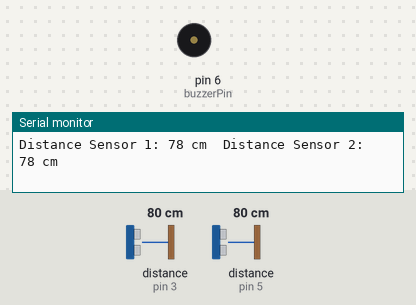
Simulated run of this sketch. Board: Arduino Uno, built with avr-gcc and run on an emulated ATmega328P. Shown: buzzer (waves = sounding, pin HIGH), the last lines printed to the serial monitor. Wiring (inferred from the names in the program): 2 × ultrasonic range finder: trigger pin 2, echo pin 3 / trigger pin 4, echo pin 5. Inputs (shaded band) come from the test bench; at power-on: distance to the obstacle (sensors on pin 3, pin 5) 80 cm. The echo pulse lasts 58.3 µs per cm; pins used as bus, display or sensor lines are not drawn.

Above: at 1.2 s.
1.3 s: distance to the obstacle (sensor on pin 3) set to 18 cm
2.8 s: distance to the obstacle (sensor on pin 3) set to 14 cm
At 3.5 s:
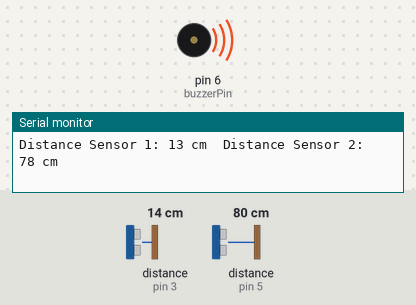
7.3 s: distance to the obstacle (sensor on pin 3) set to 35 cm
At 8.1 s:
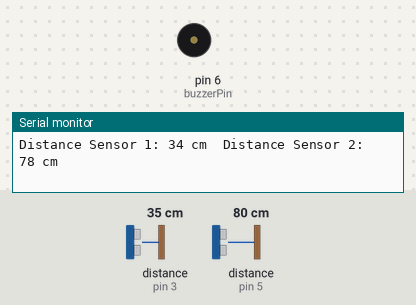
8.8 s: distance to the obstacle (sensor on pin 3) set to 2 cm
At 9.8 s:
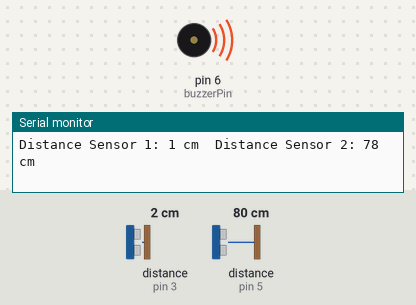
Timing chart, 0 to 11.8 s (numbered marks = the images above; inputs shaded):
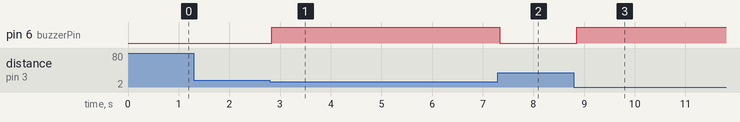

Measured:
- the behaviour switches between 17 and 16 cm on distance to the obstacle (sensor on pin 3) (found by bisection; images 0 and 1)
- after the input at 2.8 s, pin 6 (buzzerPin): LOW → HIGH at once
- after the input at 7.3 s, pin 6 (buzzerPin): HIGH → LOW at once
- after the input at 8.8 s, pin 6 (buzzerPin): LOW → HIGH after 0.05 s

The sketch:

2ultrasonic_with_buzzer.ino
```cpp
// Pin definitions //nepro
const int trigPin1 = 2;
const int echoPin1 = 3;
const int trigPin2 = 4;
const int echoPin2 = 5;
const int buzzerPin = 6;

// Maximum distance threshold in centimeters
const int maxDistance = 15;

void setup() {
  // Initialize Serial Monitor
  Serial.begin(9600);

  // Set up pins
  pinMode(trigPin1, OUTPUT);
  pinMode(echoPin1, INPUT);
  pinMode(trigPin2, OUTPUT);
  pinMode(echoPin2, INPUT);
  pinMode(buzzerPin, OUTPUT);
}

void loop() {
  // Measure distance for sensor 1
  long duration1, distance1;
  digitalWrite(trigPin1, LOW);
  delayMicroseconds(2);
  digitalWrite(trigPin1, HIGH);
  delayMicroseconds(10);
  digitalWrite(trigPin1, LOW);
  duration1 = pulseIn(echoPin1, HIGH);
  distance1 = duration1 * 0.034 / 2;

  // Measure distance for sensor 2
  long duration2, distance2;
  digitalWrite(trigPin2, LOW);
  delayMicroseconds(2);
  digitalWrite(trigPin2, HIGH);
  delayMicroseconds(10);
  digitalWrite(trigPin2, LOW);
  duration2 = pulseIn(echoPin2, HIGH);
  distance2 = duration2 * 0.034 / 2;

  // Print distances to Serial Monitor
  Serial.print("Distance Sensor 1: ");
  Serial.print(distance1);
  Serial.print(" cm\t");
  Serial.print("Distance Sensor 2: ");
  Serial.print(distance2);
  Serial.println(" cm");

  // Check if either sensor detects an object within 15cm
  if (distance1 <= maxDistance || distance2 <= maxDistance) {
    // If so, activate the buzzer
    digitalWrite(buzzerPin, HIGH);
  } else {
    // Otherwise, turn off the buzzer
    digitalWrite(buzzerPin, LOW);
  }

  // Delay before next measurement
  delay(100);
}
```
